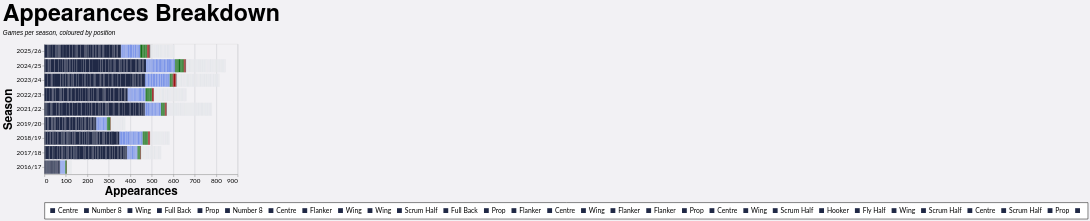

Here is the Vega-Lite specification saved for this chart:
### Vega-Lite specification from a JSON file in a GitHub repository (floating-point values rounded to 4 significant figures; data arrays with more than 128 entries replaced by an {"elided": "..."} marker saying what was removed)
{"config": {"axis": {"labelFont": "Lato, sans-serif", "titleFont": "PT Sans Narrow, Helvetica Neue, Helvetica, Arial, sans-serif", "labelFontSize": 13, "titleFontSize": 24, "gridColor": "#202947", "gridOpacity": 0.2}, "header": {"labelFont": "PT Sans Narrow, Helvetica Neue, Helvetica, Arial, sans-serif", "titleFont": "PT Sans Narrow, Helvetica Neue, Helvetica, Arial, sans-serif", "labelFontSize": 24, "titleFontSize": 28, "labelFontWeight": "bold", "orient": "left"}, "legend": {"labelFont": "Lato, sans-serif", "titleFont": "PT Sans Narrow, Helvetica Neue, Helvetica, Arial, sans-serif", "labelFontSize": 14, "titleFontSize": 16, "titlePadding": 5, "fillColor": "white", "strokeColor": "black", "padding": 10, "titleFontWeight": "lighter", "titleFontStyle": "italic", "titleColor": "gray", "offset": 10}, "title": {"font": "PT Sans Narrow, Helvetica Neue, Helvetica, Arial, sans-serif", "fontSize": 48, "fontWeight": "bold", "anchor": "start", "align": "center", "titlePadding": 20, "subtitlePadding": 10, "subtitleFontSize": 13, "subtitleColor": "", "subtitleFontStyle": "italic", "offset": 15, "color": "black"}, "axisX": {"labelAngle": 0}, "facet": {"title": null, "header": null, "align": {"row": "each", "column": "each"}}, "resolve": {"scale": {"y": "independent", "facet": "independent"}}, "background": "#f2f1f4"}, "data": {"name": "data-5a2a3e45d5bf3c2562074f5ee0fa52ac"}, "mark": {"type": "bar"}, "encoding": {"color": {"field": "color_key", "legend": {"labelExpr": "split(datum.label, '|||')[1]", "orient": "bottom", "title": null}, "scale": {"domain": {"elided": "764 str values"}, "range": {"elided": "764 str values"}}, "type": "nominal"}, "tooltip": [{"field": "player", "title": "Player", "type": "nominal"}, {"field": "season", "title": "Season", "type": "nominal"}, {"field": "color_value", "title": "Position", "type": "nominal"}, {"aggregate": "sum", "field": "apps", "title": "Appearances", "type": "quantitative"}], "x": {"aggregate": "sum", "field": "apps", "title": "Appearances", "type": "quantitative"}, "y": {"field": "season", "sort": {"field": "season_sort", "op": "max", "order": "descending"}, "title": "Season", "type": "nominal"}}, "height": {"step": 30}, "title": {"text": "Appearances Breakdown", "subtitle": "Games per season, coloured by position"}, "width": 400, "$schema": "https://vega.github.io/schema/vega-lite/v5.20.1.json", "datasets": {"data-5a2a3e45d5bf3c2562074f5ee0fa52ac": {"elided": "2489 records"}}}
